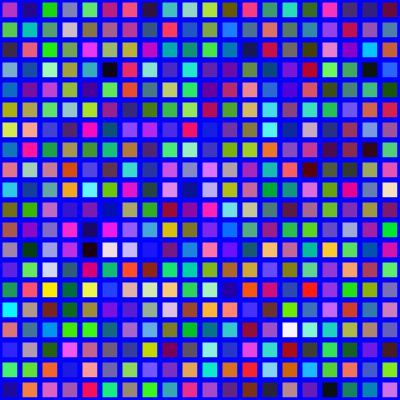
Frame 1 (no input)
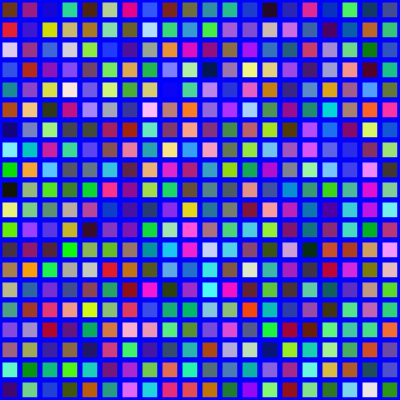
Frame 60 (no input)
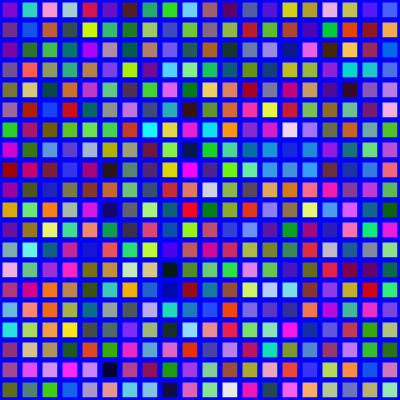
Frame 120 (the mouse pressed at the canvas centre since frame 60)

The p5.js sketch that drew these frames (run headless with seeded random() and noise() and a simulated clock; from frame 60 on, the mouse is pressed at the canvas centre):

// p5.js sketch
// ── sketch.js
function setup() {
  createCanvas(400, 400);
  stroke(0,0, 255); //color
  strokeWeight(5);
}

function draw() {
  background(255);
  
  let x = 0;
  
  while (x <= width) {
    line(x, 0, x, height);
    x += 20;
  }
  
  for (let y = height; y >= 0 ; y -= 20){
    line(0, y, width, y);
  }
  
  //Cambio de colores en los cuadros
  for (let x = 0; x <= width; x += 20){
      for (let y = 0; y <= height; y += 20){
          fill(random(255), random(250), random(255));
          rect(x, y, 20, 20);
      }
  }
}
